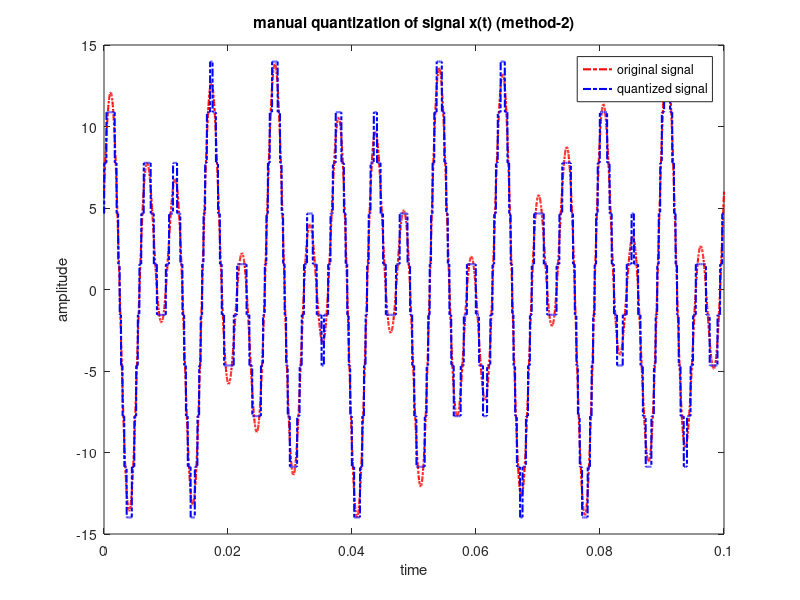

The MATLAB script that drew this image:
% Shadril Hassan Shifat
% ID: 20-42451-1

% Data Communication Lab Task - 3
% Title: Analog Signal quantization using MATLAB
% Performance Task for Lab Report (Method - 2)
% ID = AB-CDEFG-H
clc;
clear all;
close all;
%ID= 20-42451-1
A=2;
B=0;
C=4;
D=2;
E=4;
F=5;
G=1;
H=1;

fs= 50000;
t=0:1/fs:0.1;
xt= (H+5)*cos(2*pi*((D+E+5)*10)*t) + (H+7)*sin(2*pi*((E+F+10)*10)*t);

%quantization
level=12-2^H;
delta= (max(xt)-min(xt))/(level-1);
xq=min(xt)+(round((xt-min(xt))/delta)).*delta;

%plotting
plot(t,xt,'r-.', 'linewidth',1.5);
hold on;
plot(t,xq,'b-.', 'linewidth',1.5);

xlabel('time');
ylabel('amplitude');
title('manual quantization of signal x(t) (method-2)');
legend('original signal','quantized signal');
